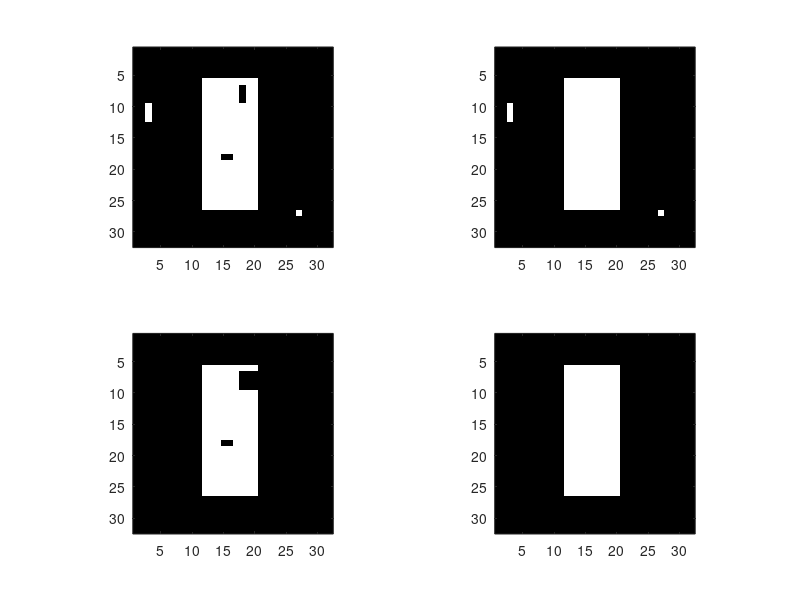

Here is the MATLAB script that generated this plot:
close all, clear all;

%Create the image b4
b4=zeros(32,32);
b4(6:26,12:20)=ones(21,9); %object 
b4(18,15:16)=zeros(1,2); %small holes (noise) 
b4(7:9,18)=zeros(3,1);
b4(27,27)=ones(1,1); %small objects (noise)
b4( 10:12,3)=ones(3,1);
subplot(2,2,1); imshow(b4); axis on; %display image
se1=ones(1,1);
se2=ones(1,3);
brode1=imdilate(b4,se2);
bdilate1=imerode(brode1,se2);
subplot(2,2,2); imshow(bdilate1); axis on; 
brode2=imerode(bdilate1,se2);
bdilate2=imdilate(brode2,se2);
subplot(2,2,4); imshow(bdilate2); axis on; 
brode3=imerode(b4,se2);
bdilate3=imdilate(brode3,se2);
subplot(2,2,3); imshow(bdilate3); axis on; 
